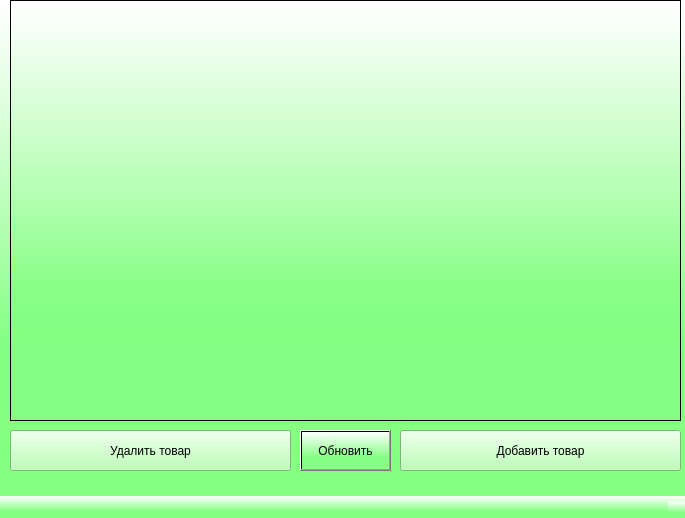
<?xml version="1.0" encoding="UTF-8"?>
<ui version="4.0">
 <class>MainWindow</class>
 <widget class="QMainWindow" name="MainWindow">
  <property name="geometry">
   <rect>
    <x>0</x>
    <y>0</y>
    <width>685</width>
    <height>518</height>
   </rect>
  </property>
  <property name="windowTitle">
   <string>MainWindow</string>
  </property>
  <property name="styleSheet">
   <string notr="true">background-color: qlineargradient(spread:pad, x1:0.489, y1:1, x2:0.489, y2:0, stop:0.318182 rgba(133, 255, 131, 210), stop:1 rgba(255, 255, 255, 255));</string>
  </property>
  <widget class="QWidget" name="centralwidget">
   <widget class="QTableWidget" name="BD">
    <property name="geometry">
     <rect>
      <x>10</x>
      <y>0</y>
      <width>671</width>
      <height>421</height>
     </rect>
    </property>
   </widget>
   <widget class="QPushButton" name="btn_add">
    <property name="geometry">
     <rect>
      <x>400</x>
      <y>430</y>
      <width>281</width>
      <height>41</height>
     </rect>
    </property>
    <property name="styleSheet">
     <string notr="true">background-color: rgb(170, 255, 164);
font: 10pt &quot;Verdana&quot;;</string>
    </property>
    <property name="text">
     <string>Добавить товар</string>
    </property>
   </widget>
   <widget class="QPushButton" name="btn_del">
    <property name="geometry">
     <rect>
      <x>10</x>
      <y>430</y>
      <width>281</width>
      <height>41</height>
     </rect>
    </property>
    <property name="styleSheet">
     <string notr="true">background-color: rgb(170, 255, 164);
font: 10pt &quot;Verdana&quot;;</string>
    </property>
    <property name="text">
     <string>Удалить товар</string>
    </property>
   </widget>
   <widget class="QPushButton" name="btn_r">
    <property name="geometry">
     <rect>
      <x>300</x>
      <y>430</y>
      <width>91</width>
      <height>41</height>
     </rect>
    </property>
    <property name="text">
     <string>Обновить</string>
    </property>
   </widget>
  </widget>
  <widget class="QMenuBar" name="menubar">
   <property name="geometry">
    <rect>
     <x>0</x>
     <y>0</y>
     <width>685</width>
     <height>21</height>
    </rect>
   </property>
  </widget>
  <widget class="QStatusBar" name="statusbar"/>
 </widget>
 <resources/>
 <connections/>
</ui>
